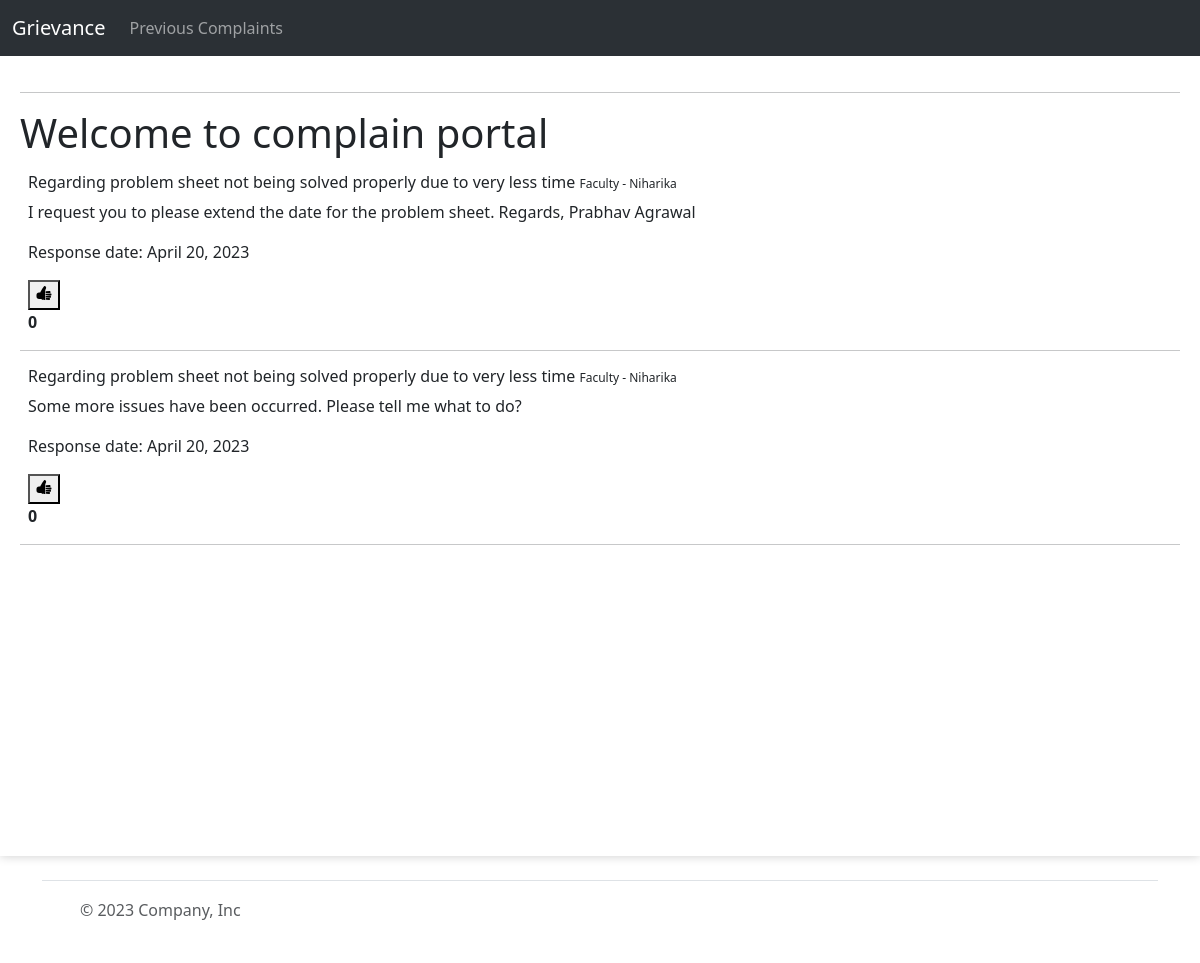
/allcomplain, run on an earlier commit of the app's database.
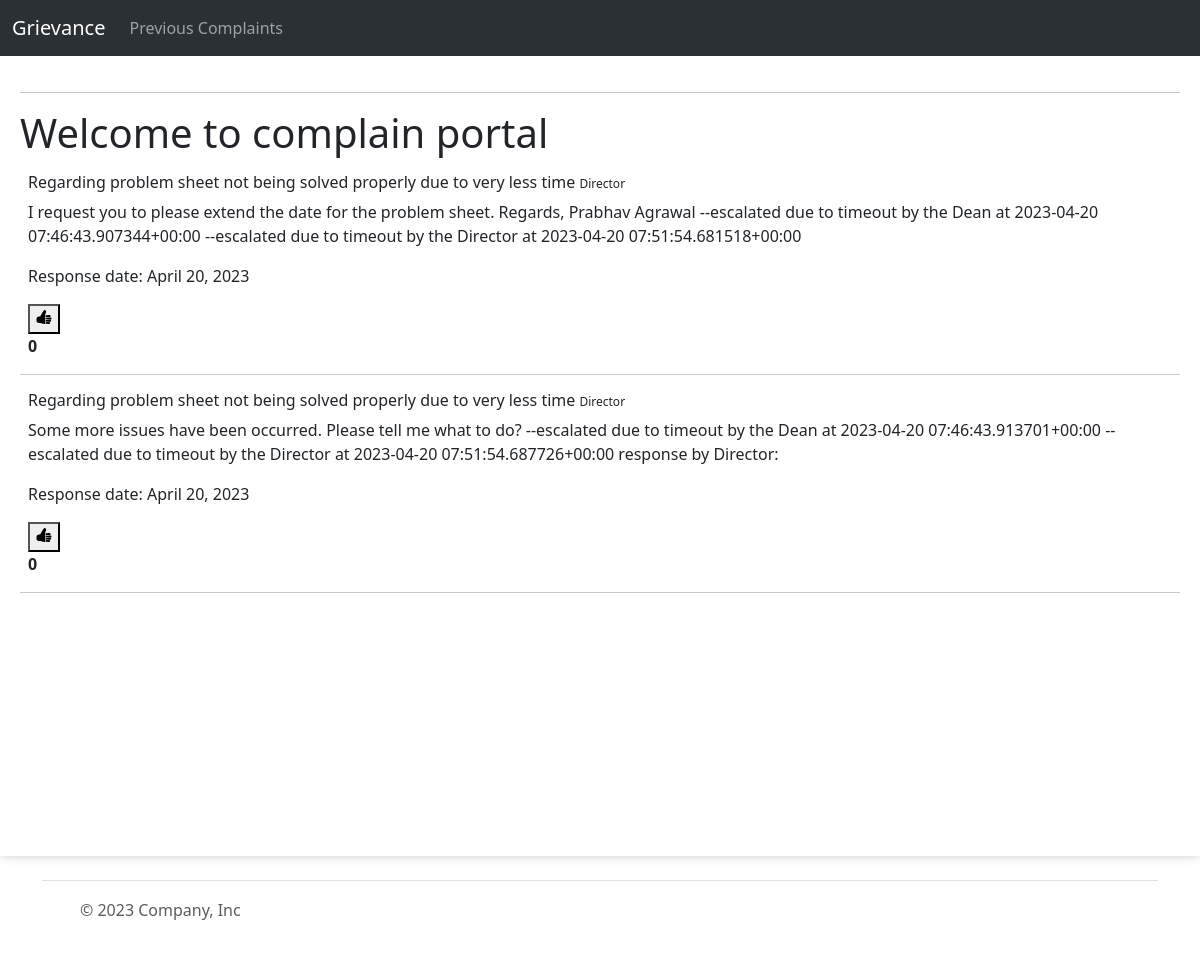
And on a later commit of the database.
### complainapp/models.py (models this page shows, shortened)
class Complain(models.Model):
    id = models.AutoField
    heading = models.CharField(max_length=300)
    description = models.TextField()
    registered_by = models.ForeignKey(Profile, on_delete=models.CASCADE)
    registered_to = models.ForeignKey('Designation', on_delete=models.CASCADE)
    registered_date = models.DateField(default=now, db_index=True)
    response_date = models.DateField(default=datetime.utcnow() + timedelta(days=1))
    completed = models.BooleanField(default=False)
    likes = models.ManyToManyField(User,related_name="postlike", blank=True)

class Designation(models.Model):
    id = models.AutoField
    name = models.CharField(max_length=100)
    description = models.CharField(max_length=500)
    parent = models.ForeignKey('self', blank=True, default=" ", null=True, on_delete=models.CASCADE)
    designation_holder = models.ForeignKey(Profile, on_delete=models.CASCADE, related_name='designation_holder')
    def __str__(self):
        return self.name

### complainapp/views.py (the view)
# urls.py: path('allcomplain', views.allcomplain, name = "allcomplain"),
def allcomplain(request):
    allcomplain = Complain.objects.all()
    return render(request,'complainapp/allcomplains.html',{'allcomplain':allcomplain})

### templates/complainapp/allcomplains.html (shortened to what this page needs)
{% extends 'complainapp/basic.html' %}
{% load static %}
{% block body %}
<hr style="background-color:white;">
<h1>Welcome to complain portal</h1>
<div class="row fir-part" style="display: flex;">
    <div class="complains1" style="min-height:200px">
        {% for complain in allcomplain %}
        <a href="#" class="list-group-item list-group-item-action complain-class" aria-current="true">
            <h6 class="complain-subject m-2">{{ complain.heading }}
                <small style="font-size: 12px">{{complain.registered_to}}</small>
            </h6>
            <div class="complain-desc m-2">
                <p>{{ complain.description }}</p>
                <p>Response date: {{ complain.response_date }}</p>
        </a>
        <form action="{% url 'postlike' %}" method="POST">
            {% if user not in complain.likes.all %}
            <button type ="submit" class="like"><ion-icon name='thumbs-up'></ion-icon></button>
            {%else%}
            <button type ="submit" class="dislike"><ion-icon name='thumbs-up-outline'></ion-icon></button>
            {%endif%}
        </form>
        <strong>{{complain.likes.all.count}}</strong>
    </div>
        <hr>
        {% endfor %}
    </div>
{% endblock body %}

What changed in the data, as far as the page shows it:
changed Complain: registered_to "Faculty - Niharika" → "Director"; description "I request you to please extend the date for the problem sheet. Regards, Prabhav Agrawal" → "…sheet. Regards, Prabhav Agrawal --escalated due to timeout by the Dean at 2023-04-20 07:46:43.907344+00:00 --escalated due to timeout by the Director at 2023-04-20 07:51:54.681518+00:00"
changed Complain: registered_to "Faculty - Niharika" → "Director"; description "Some more issues have been occurred. Please tell me what to do?" → "…me what to do? --escalated due to timeout by the Dean at 2023-04-20 07:46:43.913701+00:00 --escalated due to timeout by the Director at 2023-04-20 07:51:54.687726+00:00 response by Director:"
